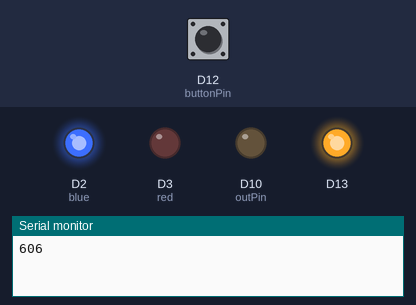
The sketch below on a simulated Arduino Zero (SAMD21). On the bench: output pins drawn as LEDs (lit = HIGH), the last lines printed to the serial monitor. Inputs (shaded band) come from the test bench; at power-on: D12 (buttonPin) HIGH.

Above: at 1.2 s.
1.3 s: D12 (buttonPin) pulled LOW for 0.15 s
At 2.0 s:
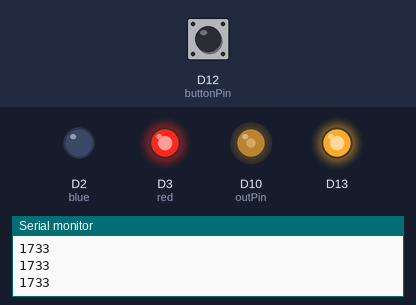
At 7.55 s:
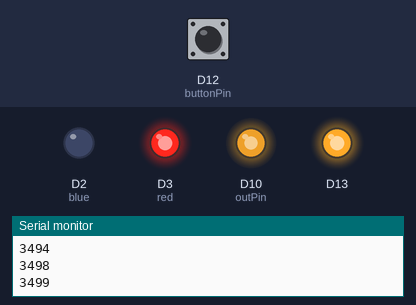
Timing chart, 0 to 12.7 s (numbered marks = the images above; inputs shaded):
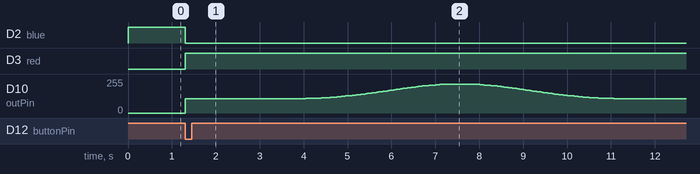

Measured:
- after the input at 1.3 s, D2 (blue): HIGH → LOW at once; D3 (red): LOW → HIGH at once; D10 (outPin): rises from 0/255 to 217/255 in 6.1 s, then falls to 107/255 in 3.9 s

The sketch:

Interrupt.ino
```cpp
float curve[] = {0,0,0,0,0,0,0,0,0,0,0,0,0,0,0,0,0,0,0,0,0,0,0,0,0,0,0,0,0,0,0,0,0,0,0,0,0,0,0,0,0,0,0,0,0,0,0,0,0,0,0,0.012564,0.037681,0.075324,0.12546,0.18803,0.26298,0.35024,0.44972,0.56131,0.68492,0.82042,0.96766,1.1265,1.2968,1.4784,1.6711,1.8748,2.0891,2.3139,2.549,2.7942,3.0492,3.3137,3.5875,3.8703,4.1619,4.462,4.7702,5.0862,5.4099,5.7407,6.0784,6.4227,6.7732,7.1296,7.4916,7.8587,8.2306,8.6069,8.9874,9.3715,9.7589,10.149,10.542,10.937,11.334,11.732,12.132,12.531,12.931,13.319,13.693,14.053,14.4,14.732,15.05,15.354,15.642,15.914,16.171,16.412,16.636,16.845,17.036,17.211,17.369,17.51,17.633,17.739,17.827,17.898,17.952,17.987,18.005,18.005,17.987,17.952,17.898,17.827,17.739,17.633,17.51,17.369,17.211,17.036,16.845,16.636,16.412,16.171,15.914,15.642,15.354,15.05,14.732,14.4,14.053,13.693,13.319,12.931,12.531,12.132,11.732,11.334,10.937,10.542,10.149,9.7589,9.3715,8.9874,8.6069,8.2306,7.8587,7.4916,7.1296,6.7732,6.4227,6.0784,5.7407,5.4099,5.0862,4.7702,4.462,4.1619,3.8703,3.5875,3.3137,3.0492,2.7942,2.549,2.3139,2.0891,1.8748,1.6711,1.4784,1.2968,1.1265,0.96766,0.82042,0.68492,0.56131,0.44972,0.35024,0.26298,0.18803,0.12546,0.075324,0.037681,0.012564,1.2593e-16,7.7856e-17,7.6315e-17,7.3924e-17,7.1581e-17,6.9284e-17,6.7033e-17,6.4826e-17,6.2663e-17,6.0542e-17,5.8464e-17,5.6427e-17,5.443e-17,5.2473e-17,5.0555e-17,4.8674e-17,4.6831e-17,4.5024e-17,4.3253e-17,4.1517e-17,3.9816e-17,3.8148e-17,3.6513e-17,3.4911e-17,3.334e-17,3.18e-17,3.0291e-17,2.8812e-17,2.7362e-17,2.5941e-17,2.4548e-17,2.3182e-17,2.1844e-17,2.0532e-17,1.9246e-17,1.7985e-17,1.6749e-17,1.5538e-17,1.4351e-17,1.3188e-17,1.2047e-17,1.0929e-17,9.8332e-18,8.7591e-18,7.7062e-18,6.6742e-18,5.6626e-18,4.671e-18,3.6991e-18,2.7464e-18,1.8125e-18,8.9721e-19,0,0,0.013821,0.041449,0.082856,0.138,0.20683,0.28928,0.38526,0.49469,0.61744,0.75341,0.90246,1.0644,1.2392,1.4265,1.6263,1.8382,2.0622,2.298,2.5453,2.8039,3.0736,3.3541,3.6451,3.9463,4.2574,4.5781,4.9082,5.2472,5.5949,5.9508,6.3148,6.6863,7.065,7.4506,7.8426,8.2407,8.6445,9.0536,9.4676,9.8861,10.309,10.735,11.164,11.596,12.031,12.468,12.906,13.345,13.784,14.224,14.65,15.062,15.459,15.84,16.206,16.555,16.889,17.206,17.505,17.788,18.053,18.3,18.529,18.74,18.932,19.106,19.26,19.396,19.513,19.61,19.688,19.747,19.786,19.805,19.805,19.786,19.747,19.688,19.61,19.513,19.396,19.26,19.106,18.932,18.74,18.529,18.3,18.053,17.788,17.505,17.206,16.889,16.555,16.206,15.84,15.459,15.062,14.65,14.224,13.784,13.345,12.906,12.468,12.031,11.596,11.164,10.735,10.309,9.8861,9.4676,9.0536,8.6445,8.2407,7.8426,7.4506,7.065,6.6863,6.3148,5.9508,5.5949,5.2472,4.9082,4.5781,4.2574,3.9463,3.6451,3.3541,3.0736,2.8039,2.5453,2.298,2.0622,1.8382,1.6263,1.4265,1.2392,1.0644,0.90246,0.75341,0.61744,0.49469,0.38526,0.28928,0.20683,0.138,0.082856,0.041449,0.013821,1.3852e-16,8.5642e-17,8.3946e-17,8.1316e-17,7.8739e-17,7.6212e-17,7.3736e-17,7.1308e-17,6.8929e-17,6.6597e-17,6.4311e-17,6.207e-17,5.9873e-17,5.772e-17,5.561e-17,5.3541e-17,5.1514e-17,4.9526e-17,4.7578e-17,4.5669e-17,4.3797e-17,4.1963e-17,4.0164e-17,3.8402e-17,3.6674e-17,3.498e-17,3.332e-17,3.1693e-17,3.0098e-17,2.8535e-17,2.7002e-17,2.55e-17,2.4028e-17,2.2585e-17,2.117e-17,1.9784e-17,1.8424e-17,1.7092e-17,1.5786e-17,1.4506e-17,1.3252e-17,1.2022e-17,1.0817e-17,9.635e-18,8.4768e-18,7.3416e-18,6.2288e-18,5.1381e-18,4.069e-18,3.021e-18,1.9938e-18,9.8693e-19,0,0,0.011308,0.033912,0.067791,0.11291,0.16923,0.23669,0.31522,0.40475,0.50518,0.61643,0.73837,0.8709,1.0139,1.1672,1.3306,1.504,1.6873,1.8802,2.0825,2.2941,2.5148,2.7442,2.9823,3.2288,3.4833,3.7457,4.0158,4.2932,4.5776,4.8689,5.1666,5.4706,5.7804,6.0959,6.4167,6.7424,7.0728,7.4075,7.7462,8.0886,8.4343,8.783,9.1343,9.488,9.8435,10.201,10.559,10.918,11.278,11.638,11.987,12.323,12.648,12.96,13.259,13.545,13.818,14.077,14.323,14.554,14.771,14.973,15.16,15.333,15.49,15.632,15.759,15.87,15.965,16.045,16.108,16.156,16.188,16.204,16.204,16.188,16.156,16.108,16.045,15.965,15.87,15.759,15.632,15.49,15.333,15.16,14.973,14.771,14.554,14.323,14.077,13.818,13.545,13.259,12.96,12.648,12.323,11.987,11.638,11.278,10.918,10.559,10.201,9.8435,9.488,9.1343,8.783,8.4343,8.0886,7.7462,7.4075,7.0728,6.7424,6.4167,6.0959,5.7804,5.4706,5.1666,4.8689,4.5776,4.2932,4.0158,3.7457,3.4833,3.2288,2.9823,2.7442,2.5148,2.2941,2.0825,1.8802,1.6873,1.504,1.3306,1.1672,1.0139,0.8709,0.73837,0.61643,0.50518,0.40475,0.31522,0.23669,0.16923,0.11291,0.067791,0.033912,0.011308,1.2872e-16,8.5642e-17,8.3946e-17};
int red = 3;
int blue = 2;
int buttonPin = 12;
int buttonState = 0;
int prevButtonState = 0;
int outPin = 10;
int outputVals[sizeof(curve)*sizeof(int)/sizeof(float)];

//float inputVals[] = Bell1;
//float outputVals[sizeof(Bell1[])];

void pinSetup(){
  analogWriteResolution(12);
  Serial.begin(9600);
  Serial.println(sizeof(curve)/sizeof(float));
  //Serial.println(sizeof(int));
  //Serial.println(sizeof(float));
  pinMode(red, OUTPUT);
  pinMode(blue, OUTPUT);
  pinMode(outPin, OUTPUT);
  pinMode(buttonPin, INPUT);
  pinMode(13, OUTPUT);
}

int flowToVolt(float flow){
  float out;
  out = 98.11*flow+1733.5;
  out = int(out);
  return out;
}

void setup() {
  pinSetup();
  //analogWriteFrequency(20, 490);
   // analogWriteResolution(12);

  for (int i = 0; i < sizeof(curve)/sizeof(float); i++){
    outputVals[i] = flowToVolt(curve[i]);
  }

  digitalWrite(blue, HIGH);
      digitalWrite(13, HIGH);
}

void loop() {
  buttonState = digitalRead(buttonPin);
  if (buttonState == 0 && prevButtonState == 1){
    digitalWrite(blue, LOW);
    digitalWrite(red, HIGH);
    //Serial.println(sizeof(outputVals)/(4*sizeof(int)));

    for (int i = 0; i < sizeof(curve)/(sizeof(int)); i++){
      analogWrite(outPin, outputVals[i]);
      Serial.println(outputVals[i]);
      delay(50);
    }
    digitalWrite(red, LOW);
    digitalWrite(blue, HIGH);
    analogWrite(outPin, 0);
  }

  prevButtonState = buttonState;


}
```
